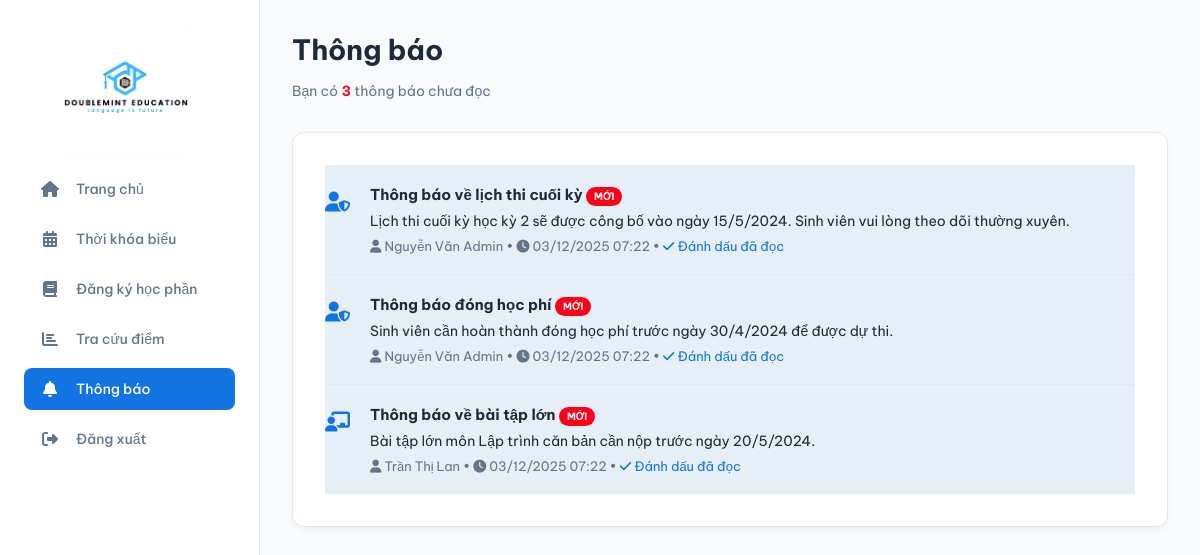
The page /student/thong_bao.php (signed in) on the database its author committed.
### tables this page shows
CREATE TABLE notifications (
    id INT AUTO_INCREMENT PRIMARY KEY,
    sender_id INT NOT NULL,
    receiver_id INT,
    role_target ENUM('all', 'student', 'teacher', 'admin'),
    title VARCHAR(200) NOT NULL,
    content TEXT NOT NULL,
    is_read ENUM('yes', 'no') DEFAULT 'no',
    created_at TIMESTAMP DEFAULT CURRENT_TIMESTAMP,
    FOREIGN KEY (sender_id) REFERENCES users(id) ON DELETE CASCADE,
    INDEX idx_receiver (receiver_id),
    INDEX idx_role_target (role_target)
);

CREATE TABLE users (
    id INT AUTO_INCREMENT PRIMARY KEY,
    email VARCHAR(100) UNIQUE NOT NULL,
    password VARCHAR(255) NOT NULL,
    role ENUM('student', 'teacher', 'admin') NOT NULL,
    full_name VARCHAR(100) NOT NULL,
    phone VARCHAR(15),
    address TEXT,
    status ENUM('active', 'inactive') DEFAULT 'active',
    created_at TIMESTAMP DEFAULT CURRENT_TIMESTAMP,
    updated_at TIMESTAMP DEFAULT CURRENT_TIMESTAMP ON UPDATE CURRENT_TIMESTAMP,
    INDEX idx_email (email),
    INDEX idx_role (role)
);

### config/auth.php (called while the page is built, shortened)
<?php
function isLoggedIn() {
    return isset($_SESSION['user_id']) && isset($_SESSION['role']);
}
function getCurrentUser() {
    if (isLoggedIn()) {
        return array(
            'id' => $_SESSION['user_id'] ?? null,
            'email' => $_SESSION['email'] ?? '',
            'role' => $_SESSION['role'] ?? '',
            'full_name' => $_SESSION['full_name'] ?? ''
        );
    }
    return null;
}
?>

### config/db_connect.php (called while the page is built, shortened)
<?php
function executeQuery($conn, $sql) {
    $result = $conn->query($sql);
    return $result;
}
function fetchOne($conn, $sql) {
    $result = executeQuery($conn, $sql);
    if ($result && $result->num_rows > 0) {
        return $result->fetch_assoc();
    }
    return null;
}
function fetchAll($conn, $sql) {
    $result = executeQuery($conn, $sql);
    $data = array();
    if ($result && $result->num_rows > 0) {
        while ($row = $result->fetch_assoc()) {
            $data[] = $row;
        }
    }
    return $data;
}
?>

### student/thong_bao.php (the view, shortened to what this page needs)
<?php
require_once '../config/db_connect.php';
require_once '../config/auth.php';
$currentUser = getCurrentUser();
$sqlNotifications = "SELECT n.*, u.full_name as sender_name, u.role as sender_role
                     FROM notifications n
                     INNER JOIN users u ON n.sender_id = u.id
                     WHERE (n.receiver_id = {$currentUser['id']} OR n.role_target IN ('all', 'student'))
                     ORDER BY n.created_at DESC";
$notifications = fetchAll($conn, $sqlNotifications);
$sqlUnreadCount = "SELECT COUNT(*) as count FROM notifications
                   WHERE (receiver_id = {$currentUser['id']} OR role_target IN ('all', 'student'))
                   AND is_read = 'no'";
$unreadResult = fetchOne($conn, $sqlUnreadCount);
$unreadCount = $unreadResult['count'];
include '../includes/header.php';
?>
<div class="main-header">
    <div class="page-title">
        <h1>Thông báo</h1>
        <p style="color: var(--text-secondary); margin-top: 15px;">
            Bạn có <strong style="color: var(--danger-color);"><?php echo $unreadCount; ?></strong> thông báo chưa đọc
        </p>
    </div>
</div>
<div class="card">
    <?php if (count($notifications) > 0): ?>
        <div class="notification-list">
            <?php foreach ($notifications as $notif): ?>
                <div class="notification-item" style="<?php echo $notif['is_read'] === 'no' ? 'background-color:rgb(229, 239, 245);' : ''; ?>">
                    <div class="icon">
                        <i class="fas <?php echo $notif['sender_role'] === 'admin' ? 'fa-user-shield' : 'fa-chalkboard-teacher'; ?>"></i>
                    </div>
                    <div class="content">
                        <div class="title">
                            <?php echo htmlspecialchars($notif['title']); ?>
                            <?php if ($notif['is_read'] === 'no'): ?>
                                <span class="status">
                                    <span class="new-badge">MỚI</span>
                                </span>
                            <?php endif; ?>
                        </div>
                        <p style="margin: 8px 0; color: var(--text-primary);">
                            <?php echo nl2br(htmlspecialchars($notif['content'])); ?>
                        </p>
                        <div class="meta">
                            <i class="fas fa-user"></i> <?php echo htmlspecialchars($notif['sender_name']); ?> •
                            <i class="fas fa-clock"></i>
                            <?php
                                $date = new DateTime($notif['created_at']);
                                echo $date->format('d/m/Y H:i');
                            ?>
                            <?php if ($notif['is_read'] === 'no'): ?>
                                • <a href="?read_id=<?php echo $notif['id']; ?>" style="color: var(--primary-color); text-decoration: none;">
                                    <i class="fas fa-check"></i> Đánh dấu đã đọc
                                </a>
                            <?php endif; ?>
                        </div>
                    </div>
                </div>
            <?php endforeach; ?>
        </div>
    <?php endif; ?>
</div>
<?php include '../includes/footer.php'; ?>

### assets/css/style.css (style rules this page uses)
:root { --primary-color: #1274e3; --secondary-color: #f8fafc; --sidebar-bg: #ffffff; --text-primary: #1e293b; --text-secondary: #64748b; --border-color: #e2e8f0; --shadow-color: rgba(100, 116, 139, 0.06); --danger-color: #ff0019; }
* { box-sizing: border-box; margin: 0; padding: 0; }
body { font-family: 'Be Vietnam Pro', sans-serif; background-color: var(--secondary-color); color: var(--text-primary); font-size: 14px; -webkit-font-smoothing: antialiased; -moz-osx-font-smoothing: grayscale; }
.app-body { display: flex; }
.main-header { display: flex; justify-content: space-between; align-items: center; margin-bottom: 32px; }
.main-header .page-title h1 { font-size: 28px; font-weight: 700; color: var(--text-primary); }
.card { background-color: #ffffff; padding: 32px; border-radius: 12px; border: 1px solid var(--border-color); box-shadow: 0 4px 6px -1px var(--shadow-color), 0 2px 4px -2px var(--shadow-color); }
.notification-list .notification-item { display: flex; align-items: flex-start; padding: 20px 0; border-bottom: 1px solid var(--border-color); }
.notification-list .notification-item:last-child { border-bottom: none; }
.notification-item .icon { font-size: 20px; color: var(--primary-color); margin-right: 20px; margin-top: 4px; }
.notification-item .content { flex-grow: 1; }
.notification-item .content .title { font-weight: 700; font-size: 15px; margin-bottom: 4px; }
.notification-item .content .meta { font-size: 13px; color: var(--text-secondary); }
.notification-item .status .new-badge { background-color: var(--danger-color); color: white; font-size: 10px; padding: 3px 8px; border-radius: 10px; font-weight: 700; }

### rows shown on the page
notifications: title "Thông báo về lịch thi cuối kỳ", is_read "MỚI", content "Lịch thi cuối kỳ học kỳ 2 sẽ được công bố vào ngày 15/5/2024. Sinh viên vui lòng theo dõi thường xuyên.", sender.full_name "Nguyễn Văn Admin", created_at "03/12/2025 07:22"
notifications: title "Thông báo đóng học phí", is_read "MỚI", content "Sinh viên cần hoàn thành đóng học phí trước ngày 30/4/2024 để được dự thi.", sender.full_name "Nguyễn Văn Admin", created_at "03/12/2025 07:22"
notifications: title "Thông báo về bài tập lớn", is_read "MỚI", content "Bài tập lớn môn Lập trình căn bản cần nộp trước ngày 20/5/2024.", sender.full_name "Trần Thị Lan", created_at "03/12/2025 07:22"

### other values the page prints
$menu['text'] "Trang chủ"
$menu['text'] "Thời khóa biểu"
$menu['text'] "Đăng ký học phần"
$menu['text'] "Tra cứu điểm"
$menu['text'] "Thông báo"
$unreadCount "3"
